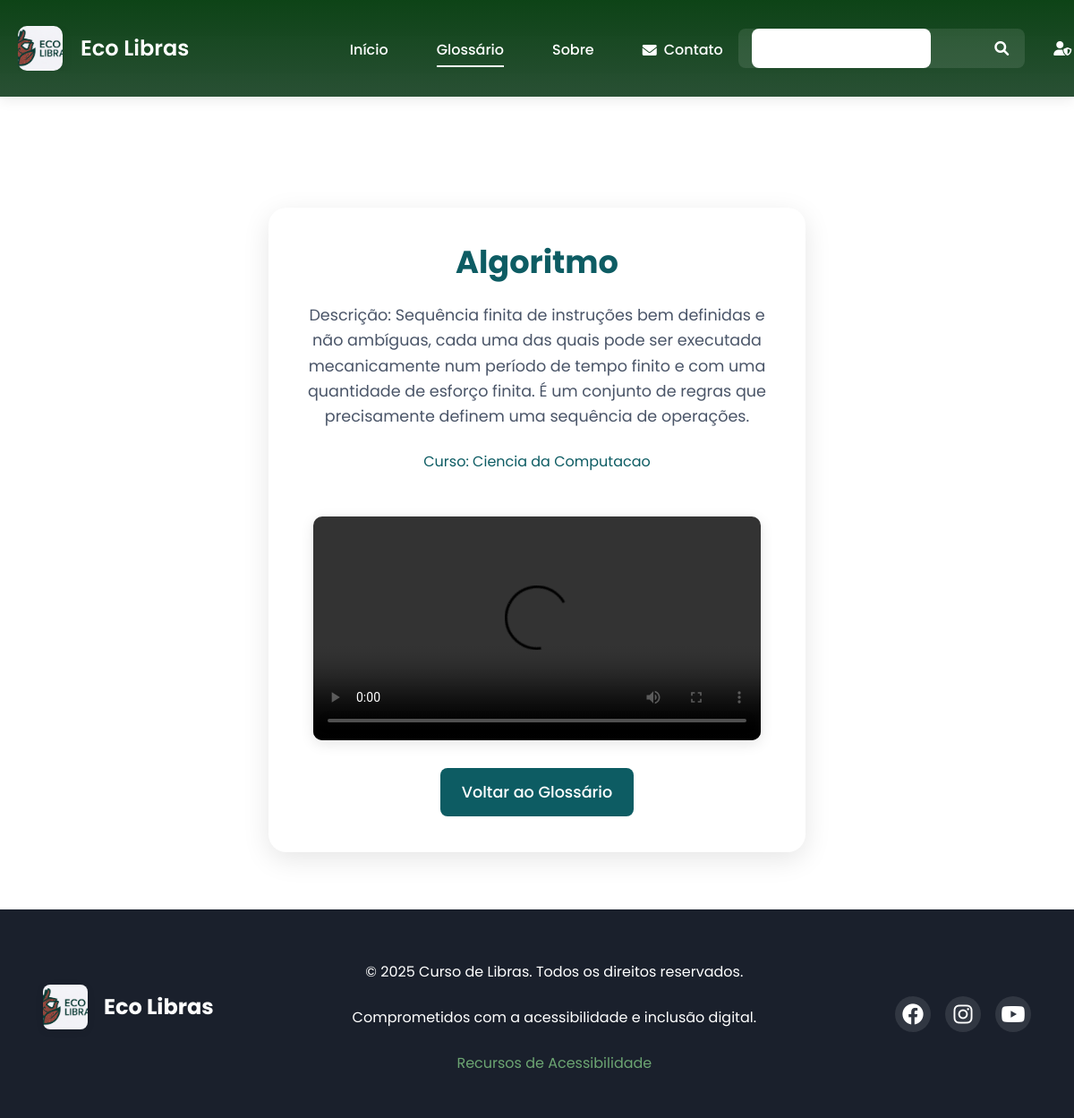
Before: /vizualizacaoTermo/1 with the older database file.
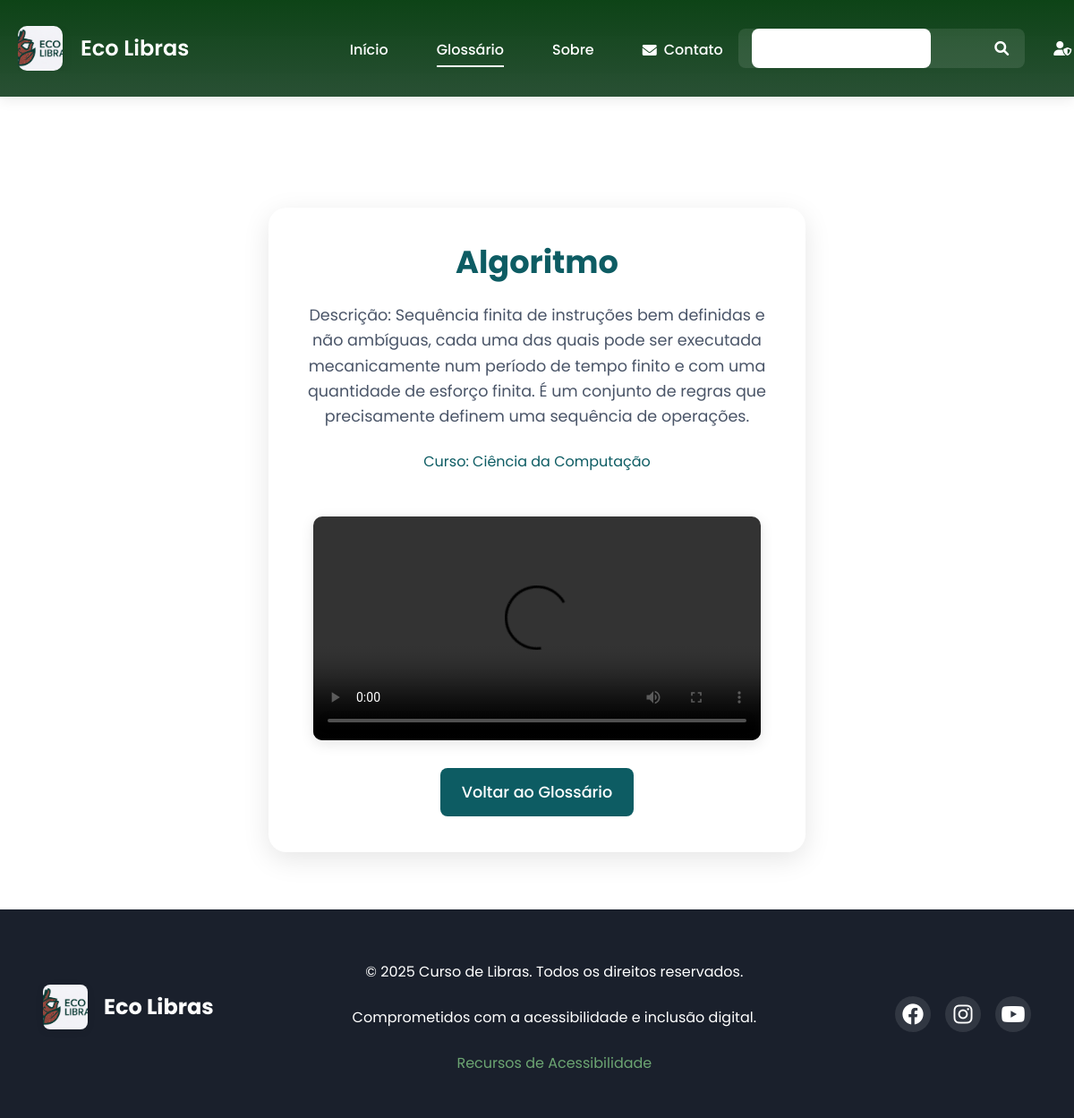
After: the same page with the newer database file.
### APP/models.py (models this page shows)
class Termo(db.Model):
    __tablename__ = 'termo'
    id = db.Column(db.Integer, primary_key=True)
    nome_termo = db.Column(db.String(120), nullable=False)
    descricao = db.Column(db.Text, nullable=False)
    video = db.Column(db.String(255))
    curso_id = db.Column(db.Integer, db.ForeignKey('curso.id'), nullable=True)
    curso = db.relationship('Curso', back_populates='termos')

class Curso(db.Model):
    __tablename__ = 'curso'
    id = db.Column(db.Integer, primary_key=True)
    nome = db.Column(db.String(120), unique=True, nullable=False)
    termos = db.relationship('Termo', back_populates='curso', cascade='all, delete-orphan')

### APP/routes.py (the view)
@rotas_principal.route('/vizualizacaoTermo/<int:termo_id>')
def visualizar_termo(termo_id):
    termo = Termo.query.get(termo_id)
    if not termo:
        flash('Termo não encontrado.', 'warning')
        return redirect(url_for('principal.pagina_glossario'))
    curso_nome = termo.curso.nome if getattr(termo, 'curso', None) else None
    termo_dict = {
        'id': termo.id,
        'termo': termo.nome_termo,
        'descricao': termo.descricao,
        'video': termo.video,
        'curso_nome': curso_nome
    }
    return render_template('vizualizacaoTermo.html', termo=termo_dict)

### APP/templates/vizualizacaoTermo.html (shortened to what this page needs)
<!DOCTYPE html>
<html lang="pt-br">
<head>
    <link rel="stylesheet" href="{{ url_for('static', filename='css/reset.css') }}">
    <link rel="stylesheet" href="{{ url_for('static', filename='css/style.css') }}">
    <link rel="stylesheet" href="{{ url_for('static', filename='css/accessibility.css') }}">
    <link rel="stylesheet" href="{{ url_for('static', filename='css/glossario-modern.css') }}">
    <link rel="stylesheet" href="{{ url_for('static', filename='css/logo-modern.css') }}">
    <link rel="stylesheet" href="{{ url_for('static', filename='css/vizualizacao-termo.css') }}">
    <link rel="stylesheet" href="{{ url_for('static', filename='css/index-adjustments.css') }}">
    <link rel="stylesheet" href="{{ url_for('static', filename='css/performance.css') }}">
    <link rel="stylesheet" href="https://cdnjs.cloudflare.com/ajax/libs/font-awesome/6.0.0-beta3/css/all.min.css">
</head>
<body class="termo-page">
    <header role="banner" class="glossary-header">
        <nav role="navigation" aria-label="Menu principal">
            <div class="logo">
                <img src="{{ url_for('static', filename='images/WhatsApp Image 2025-08-23 at 18.20.33.jpeg') }}" alt="Ícone de acessibilidade" class="logo-icon">
                <span class="logo-text">Eco Libras</span>
            </div>
            <ul class="nav-links">
                <li><a href="{{ url_for('principal.pagina_inicial') }}" aria-label="Ir para início">Início</a></li>
                <li><a href="{{ url_for('principal.pagina_glossario') }}" aria-label="Ir para o glossário" class="active">Glossário</a></li>
                <li><a href="{{ url_for('principal.pagina_inicial') }}#about" aria-label="Ir para sobre nós">Sobre</a></li>
                <li>
                    <button id="open-contact" class="btn-nav" aria-label="Abrir menu de contato" type="button">
                        <i class="fas fa-envelope"></i> Contato
                    </button>
                </li>
            </ul>
            <div class="right-nav">
                <form class="search-bar" role="search" aria-label="Pesquisar no site">
                    <input type="search" placeholder="Pesquisar no site..." aria-label="Pesquisar">
                    <button type="submit" aria-label="Buscar"><i class="fas fa-search"></i></button>
                </form>
                <button id="open-admin-login" class="btn-nav" aria-label="Abrir login administrativo" type="button">
                    <i class="fas fa-user-shield"></i> Admin
                </button>
            </div>
        </nav>
    </header>
    <main role="main" id="main-content">
        <section class="termo-detalhe-section">
            <div class="termo-detalhe-card">
                <h1>{{ termo.termo }}</h1>
                <p><strong>Descrição:</strong> {{ termo.descricao or 'Sem descrição.' }}</p>
                <p class="curso"><strong>Curso:</strong> {{ termo.curso_nome or 'Não informado' }}</p>
                {% if termo.video %}
                <div class="video-container">
                    <video src="{{ url_for('static', filename='videos/' ~ (termo.video | replace('videos/',''))) }}" controls></video>
                </div>
                {% endif %}
                <a href="{{ url_for('principal.pagina_glossario') }}" class="btn" aria-label="Voltar ao glossário">Voltar ao Glossário</a>
            </div>
        </section>
    </main>
    <footer role="contentinfo">
        <div class="container">
            <div class="footer-content">
                <div class="footer-logo">
                    <img src="{{ url_for('static', filename='images/WhatsApp Image 2025-08-23 at 18.20.33.jpeg') }}" alt="Logo Eco Libras" class="footer-logo-img">
                    <span>Eco Libras</span>
                </div>
                <div class="footer-links">
                    <p>&copy; 2025 Curso de Libras. Todos os direitos reservados.</p>
                    <p>Comprometidos com a acessibilidade e inclusão digital.</p>
                    <p><a href="{{ url_for('static', filename='acessibilidade.html') }}" aria-label="Saiba mais sobre nossos recursos de acessibilidade">Recursos de Acessibilidade</a></p>
                </div>
                <div class="social-links">
                    <a href="#" aria-label="Siga-nos no Facebook"><i class="fab fa-facebook"></i></a>
                    <a href="#" aria-label="Siga-nos no Instagram"><i class="fab fa-instagram"></i></a>
                    <a href="#" aria-label="Siga-nos no YouTube"><i class="fab fa-youtube"></i></a>
                </div>
            </div>
        </div>
    </footer>
</body>
</html>

### APP/static/css/style.css (style rules this page uses)
:root { --primary-color: #007bff; --primary-dark: #0056b3; --secondary-color: #ffffff; --text-color: #333333; --light-gray: #f8f9fa; --border-color: #e9ecef; --shadow: 0 4px 6px rgba(0, 123, 255, 0.1); }
* { margin: 0; padding: 0; box-sizing: border-box; }
body { font-family: 'Arial', sans-serif; line-height: 1.6; color: var(--text-color); background: var(--secondary-color); }
a { text-decoration: none; color: var(--primary-color); transition: color 0.3s ease; }
ul { list-style: none; }
img { max-width: 100%; height: auto; }
header { background: transparent; color: var(--secondary-color); padding: 0.04rem 0; position: fixed; width: 100%; top: 0; left: 0; z-index: 1000; box-shadow: none; transition: background 0.3s; }
header nav { display: flex; flex-direction: row; align-items: center; justify-content: space-between; padding-left: 20px; gap: 16px; width: 100%; position: relative; background: transparent; box-shadow: none; }
header nav ul { display: flex; flex-direction: row; align-items: center; justify-content: center; flex: 1 1 auto; margin: 0 0 0 100px; padding: 0; }
nav .logo { margin-right: 2rem; display: flex; align-items: center; font-size: 1.8rem; font-weight: bold; color: var(--secondary-color); }
.logo { display: flex; align-items: center; font-size: 1.8rem; font-weight: bold; color: var(--secondary-color); }
.logo-icon { width: 60px; height: 60px; margin-right: 12px; border-radius: 8px; border: 2px solid #4CAF50; box-shadow: 0 2px 4px rgba(0, 0, 0, 0.1); object-fit: cover; }
header nav ul { display: flex; flex-direction: row; margin-top: 4px; margin-bottom: 0; align-items: center; }
header nav ul li { margin-left: 30px; }
header nav ul li a { color: var(--secondary-color); font-weight: 500; padding: 8px 16px; border-radius: 4px; transition: all 0.3s ease; }
.search-bar { display: flex; align-items: center; margin-left: 2rem; margin-right: 2rem; background: transparent; border-radius: 8px; box-shadow: none; height: 44px; flex: 0 0 320px; max-width: 400px; min-width: 200px; border: 2px solid transparent; transition: box-shadow 0.2s, border-color 0.2s, background 0.2s; }
.search-bar input[type="search"], .search-bar input[type="text"], .search-bar input[type="email"], .search-bar input[type="password"] { background: #fff !important; color: #222 !important; border: 1.5px solid var(--border-color, #ccc); border-radius: 8px; font-size: 1rem; padding: 12px 16px; outline: none; transition: border-color 0.2s; }
.search-bar button { border: 2px solid transparent; background: transparent; color: var(--secondary-color); padding: 0 20px; height: 100%; border-radius: 0 8px 8px 0; cursor: pointer; font-size: 1.1rem; font-weight: 600; transition: background 0.2s, color 0.2s, border-color 0.2s; display: flex; align-items: center; }
main { padding-top: 0px; }
section { padding: 80px 20px; max-width: 1200px; margin: 0 auto; }
h1 { font-size: 3rem; color: var(--primary-color); margin-bottom: 20px; line-height: 1.2; }
p { font-size: 1.1rem; margin-bottom: 20px; line-height: 1.7; }
.btn { display: inline-block; background: var(--primary-color); color: var(--secondary-color); padding: 15px 30px; border-radius: 8px; font-weight: 600; font-size: 1.1rem; transition: all 0.3s ease; border: 2px solid var(--primary-color); cursor: pointer; }
footer { background: var(--primary-color); color: var(--secondary-color); text-align: center; padding: 40px 20px; }
.footer-content p { margin-bottom: 10px; font-size: 1rem; }
.footer-content p:last-child { margin-bottom: 0; opacity: 0.8; }
button[type="submit"] { padding: 12px 24px; border-radius: 8px; background: var(--primary-color, #2e7d32); color: #fff; font-weight: bold; font-size: 1rem; border: none; cursor: pointer; transition: background 0.2s; }

### APP/static/css/logo-modern.css (style rules this page uses)
.logo { display: flex; align-items: center; text-decoration: none; }
.logo-icon { width: 60px; height: 60px; margin-right: 12px; border-radius: 8px; object-fit: cover; transition: transform 0.2s ease; box-shadow: 0 4px 12px rgba(0, 0, 0, 0.1); border: none; }
.logo-text { font-size: 1.5rem; font-weight: 600; color: var(--primary-color); margin: 0; }
.footer-logo { display: flex; align-items: center; margin-bottom: 1rem; }
.footer-logo-img { width: 50px; height: 50px; border-radius: 8px; margin-right: 10px; object-fit: cover; box-shadow: 0 2px 8px rgba(0, 0, 0, 0.1); border: none; }

Changed rows visible on the page:
no longer on this page (row edited): Curso: nome "Ciencia da Computacao"
added Curso: nome "Ciência da Computação"
